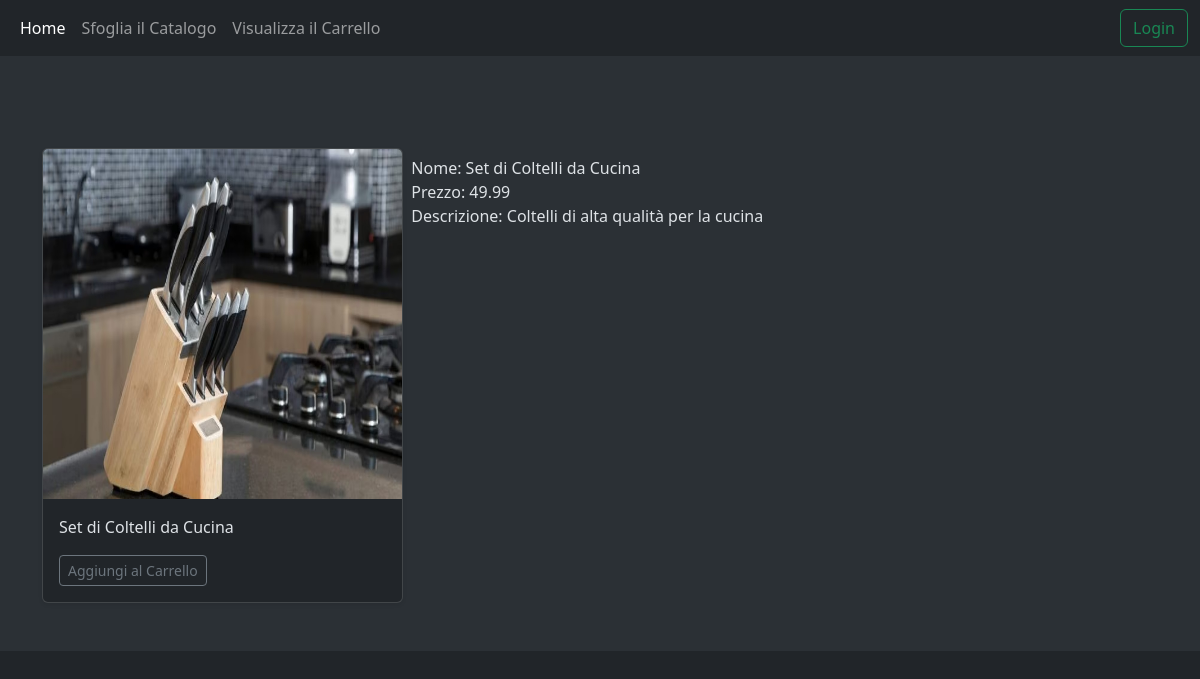
The page /php_Pages/VisualizzaProdotto.php?nome=Set di Coltelli da Cucina on the database its author committed.
### tables this page shows
CREATE TABLE IF NOT EXISTS prodotto (
    ID INT PRIMARY KEY AUTO_INCREMENT,
    nome VARCHAR(255) NOT NULL,
    descrizione VARCHAR(255) NOT NULL,
    prezzo DECIMAL(10, 2) NOT NULL,
     
    ID_Categoria INT NOT NULL,
    img_path VARCHAR(255) NOT NULL,
    FOREIGN KEY (ID_Categoria) REFERENCES categoria(ID)
);

### php_Pages/VisualizzaProdotto.php (the view, shortened to what this page needs)
<!DOCTYPE html>
<html lang="en">
<head>
    <link rel="stylesheet" href="https://cdn.jsdelivr.net/npm/@docsearch/css@3">
    <link href="../resources/style_Colori.css" rel="stylesheet">
    <link rel="stylesheet" href="../resources/style_Catalogo.css">
</head>
<body>
    <header data-bs-theme="dark">
        <nav class="navbar navbar-expand-md navbar-dark fixed-top bg-dark">
            <div class="container-fluid">
                <div class="collapse navbar-collapse" id="navbarCollapse">
                    <ul class="navbar-nav me-auto mb-2 mb-md-0">
                        <li class="nav-item">
                            <a class="nav-link active" aria-current="page" href="../index.php">Home</a>
                        </li>
                        <li class="nav-item">
                            <a class="nav-link" href="php_Pages/Catalogo.php">Sfoglia il Catalogo</a>
                        </li>
                        <li class="nav-item">
                            <a class="nav-link" href="php_Pages/Carrello.php">Visualizza il Carrello</a>
                        </li>
                    </ul>
                    <form class="d-flex" role="search">
                        <?php
                        if (isset($_SESSION['LoginConfermato']) && $_SESSION['LoginConfermato'] = true) {
                        ?>
                            <a href="destroySession.php" class="btn btn-outline-success" id="LoginButton">LogOut</a>
                        <?php
                        } else {
                        ?>
                            <a href="../logins.php" class="btn btn-outline-success" id="LoginButton">Login</a>
                        <?php
                        }
                        ?>
                    </form>
                </div>
            </div>
        </nav>
    </header>
    <div class="album py-5 bg-body-tertiary">
        <div class="container" style="margin-top: 100px;">
            <div class="row row-cols-1 row-cols-sm-2 row-cols-md-3 g-3" >
                <?php
                include '../SQL/connection.php';
                $conn = new mysqli($servername, $username, $password, $dbname);
                if (isset($_GET['nome'])) {
                    $nome_Prodotto = $_GET['nome'];
                    $query = "SELECT * FROM prodotto WHERE nome = ?";
                    $stmt = $conn->prepare($query);
                    $stmt->bind_param("s", $nome_Prodotto);
                    $stmt->execute();
                    $result = $stmt->get_result();
                    if ($result->num_rows > 0) {
                        $prodotto = $result->fetch_assoc();
                        echo <<<HTML
                        <div>
                            <div class="col" >
                                <div class="card shadow-sm">
                                <img src="{$prodotto['img_path']}" class="card-img-top" alt="Immagine Prodotto" style="height:350px">
                                    <div class="card-body">
                                        <p class="card-text">{$prodotto['nome']}</p>
                                        <div class="d-flex justify-content-between align-items-center">
                                            <div class="btn-group">
                                                <a href="Carrello.php" type="button" class="btn btn-sm btn-outline-secondary">Aggiungi al Carrello</a>
                                            </div>
                                        </div>
                                    </div>
                                </div>
                            </div>
                        </div><br>
                        HTML;
                        echo "Nome: " . $prodotto['nome'] . "<br>";
                        echo "Prezzo: " . $prodotto['prezzo'] . "<br>";
                        echo "Descrizione: " . $prodotto['descrizione'] . "<br>";
                    } else {
                        echo "Prodotto non trovato.";
                    }
                } else {
                    echo "Nome Prodotto del prodotto non specificato.";
                }
                ?>
            </div>
        </div>
    </div>
</body>
</html>

### rows shown on the page
prodotto: img_path (picture), nome "Set di Coltelli da Cucina", prezzo "49.99", descrizione "Coltelli di alta qualità per la cucina"
